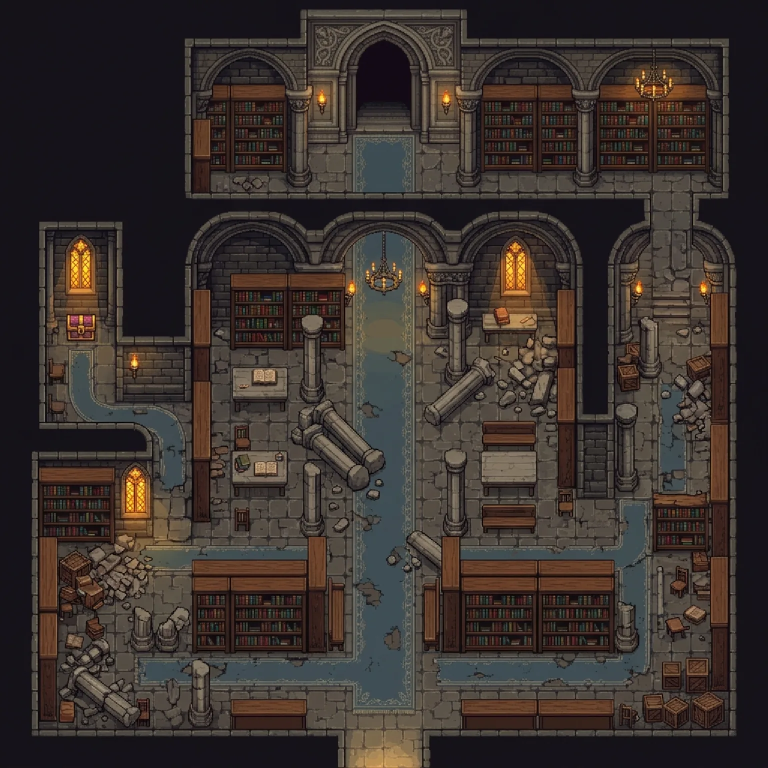
#> input picture game/art/maps/a_archive.webp, 1536 x 1536 px (shown at 1/2 size)
$ python -i painted_plans_r26.py   (imports and definitions only)
#> lines starting #> are read from the running program, lines starting #| are printed output that depends on the picture
#!/usr/bin/env python3
"""R26: walkable plans of the 13 painted maps, drawn by hand on the pictures.

The plans written by tools/derive_argon_150_20261112.py came from a colour rule: in most maps the hero walked over
containers, machines, columns, shelves and walls. Here every map is described as rectangles of floor (OPEN) minus
rectangles of solid things (BLOCK), in tiles of 64 px (x0, y0, x1, y1, inclusive), read off a 24x24 grid laid on
the picture (tools/render overlay: `python3 tools/painted_plans_r26.py --overlay <dir>`).
Start, boss, nodes and spawns are then recomputed on the new floor with the same rule as before (spots() of the
derive script), keeping only the largest connected area.
Usage: python3 tools/painted_plans_r26.py [--overlay <dir>]      Writes game/painted-maps.mjs.
"""
import sys,json,importlib.util
from pathlib import Path
ROOT=Path(__file__).resolve().parents[1];OUT=ROOT/'game/painted-maps.mjs'
# [1 line not run here, left out]

PLANS={
 # Ash Docks alley: three stacks of containers, the crane base, the warehouse row, the fence with its gate.
 'docks':{'open':[(9,4,15,4),(18,4,22,4),(5,5,22,6),(6,7,19,19),(1,17,22,19),(1,10,22,16),(9,20,14,20),(10,21,13,22)],
          'block':[(1,5,4,6),(1,7,5,9),(1,10,3,16),(7,7,10,16),(13,7,15,16),(20,7,22,12),(8,17,9,17),(1,19,7,19),(23,0,23,23)]},
 # Rooftop of Vega: central square, side walkways, the ladders between the towers, bottom walkway and stairs.
 'vega':{'open':[(3,6,4,19),(19,6,20,19),(3,9,20,11),(7,9,16,17),(3,19,20,19),(9,20,14,22)],'block':[]},
 # Nave of the Bone Tyrant: four broken columns per side, the altar wall, the door frame at the bottom.
 'tyrant':{'open':[(1,5,22,21),(10,22,13,22)],
           # Each broken column covers one tile across (x 205-265 on the left, 695-760 on the right) and two down.
           'block':[(5,6,5,7),(18,6,18,7),(5,10,5,11),(18,10,18,11),(5,14,5,15),(18,14,18,15),(5,18,5,19),(18,18,18,19),(8,18,9,21),(14,18,15,21)]},
 # Forge of the Behemoth: only the cross of catwalks; the presses stand on islands in the acid.
 'behemoth':{'open':[(10,4,13,22),(1,11,22,12),(9,10,14,13)],'block':[],
             'spots':{'nodes':[(2,11),(21,12),(11,5)],'spawns':[(4,12),(19,11),(12,4),(11,17)]}},
 # Building yard: dirt road, two paved yards full of machines, pallets, pipes and containers.
 'a_yard':{'open':[(1,2,22,22)],
           'block':[(1,4,9,4),(14,4,22,4),(1,5,2,8),(3,5,3,6),(5,5,9,6),(2,7,3,8),(5,7,7,9),(2,9,4,10),(1,11,5,13),(6,10,7,11),(6,12,8,13),(8,11,9,13),(10,11,10,12),
                    (2,14,3,15),(3,15,4,16),(5,14,5,14),(6,14,8,16),(2,17,8,18),(9,18,9,22),(10,18,10,19),(14,19,14,22),
                    (14,5,18,5),(19,4,20,6),(14,6,16,8),(18,7,20,8),(20,6,21,9),(13,9,15,11),(15,10,16,12),(14,12,15,13),(16,13,16,13),(18,9,18,11),(19,10,20,11),
                    (20,10,21,12),(19,13,21,15),(22,3,22,13),(18,14,19,16),(20,15,21,17),(13,15,16,16),(15,17,16,17),(13,17,13,17),(14,18,15,18)]},
 # Ruined courtyard before the breach: fallen columns, rubble, crates, the side chapel with its statues.
 'a_breach':{'open':[(5,3,16,17),(11,1,12,2),(9,17,14,22),(17,13,20,16),(18,10,21,12)],
             'block':[(5,3,10,3),(13,3,16,3),(5,4,5,6),(7,7,10,7),(9,6,10,6),(13,8,13,8),(15,8,16,8),(5,11,6,11),(14,12,16,13),(8,15,10,15),(19,10,20,11),(19,15,20,16)]},
 # Clinic ward: tiled corridors between cabinets, beds, tanks, glass cases and the long wall; two side rooms.
 'a_clinic':{'open':[(1,2,16,22),(17,8,22,13),(17,17,22,22)],
             'block':[(1,2,9,3),(13,2,16,2),(14,3,16,4),(1,6,1,20),(1,21,4,22),(4,7,5,9),(4,11,5,12),(4,13,5,15),(5,6,6,16),(7,6,10,7),(13,6,16,7),(7,9,11,11),(7,12,9,14),
                      (13,9,14,10),(15,8,16,11),(13,12,13,14),(7,16,10,17),(13,16,16,17),(7,19,9,19),(14,18,16,19),(5,21,8,22),(14,22,16,22),
                      (17,8,17,9),(17,13,17,13),(18,8,20,8),(21,8,22,10),(20,12,22,13),(17,17,17,19),(17,21,17,22),(18,17,22,17),(20,19,21,20),(18,21,19,21)]},
 # Clockwork node: only the brass walkways and the grates; the gears are machinery.
 'a_node':{'open':[(2,3,3,21),(2,3,9,4),(11,1,12,7),(7,7,16,7),(7,7,8,16),(15,7,16,15),(7,15,16,16),(16,11,22,12),(20,9,22,13),(11,16,12,22),(2,20,9,20),(4,10,6,13)],
           'block':[(8,9,8,10),(8,20,9,20)],
           'spots':{'start':(11,21),'boss':(11,7),'nodes':[(3,8),(21,11),(6,20)],'spawns':[(11,3),(7,13),(16,13),(19,11)]}},
 # Pier of the port: lanes between containers and crates, the chest platform on the left, the stairs at the bottom.
 'a_port':{'open':[(4,1,21,20),(1,1,4,2),(1,9,4,13),(10,21,13,22)],
           'block':[(6,1,9,2),(15,1,17,2),(8,4,10,5),(9,5,11,6),(7,5,7,8),(8,6,9,7),(7,8,8,9),(13,3,13,6),(13,7,15,7),(14,5,16,6),(17,6,17,9),(10,9,11,9),(9,10,10,11),
                    (8,11,9,11),(11,12,11,13),(8,12,10,12),(8,13,9,14),(10,13,10,13),(14,9,16,10),(14,11,15,11),(13,10,13,10),(17,10,17,10),(13,12,13,14),(14,13,16,13),
                    (15,14,16,14),(17,14,17,16),(13,15,13,16),(8,16,10,18),(15,17,17,18),(18,17,18,18),(15,19,16,19),(19,7,20,9),(19,12,20,13),(2,11,3,11)]},
 # Archive: halls between bookcases, broken columns and reading tables; stairs join the upper hall on the right.
 'a_archive':{'open':[(6,5,22,5),(11,2,12,4),(20,6,21,9),(11,7,12,8),(6,9,17,22),(18,9,21,22),(1,8,3,12),(4,11,5,13),(1,13,5,22)],
              'block':[(7,9,10,10),(9,10,9,12),(7,11,8,12),(14,9,14,11),(9,13,11,14),(13,12,15,12),(15,10,16,12),(7,14,8,14),(9,15,9,16),
                       (14,14,14,16),(15,13,16,16),(13,17,13,17),(6,9,6,16),(17,9,17,16),(6,17,10,19),(14,17,19,19),(7,22,9,22),(14,22,16,22),(6,22,6,22),(2,10,2,10),
                       (1,14,3,16),(2,17,4,18),(2,21,4,21),(4,19,4,19),(1,17,1,22),(20,10,20,11),(19,13,20,15),(22,9,22,21),(21,11,21,11),(20,16,20,16),(20,21,22,22),(18,13,18,15)],
              'spots':{'nodes':[(2,9),(20,12),(16,5)],'spawns':[(10,15),(21,16),(8,5),(3,20)]}},
 # Approach to the Axis: the platform over the void, its obelisks, the bridge to the chest.
 'a_axis':{'open':[(10,2,13,7),(8,8,15,14),(10,15,13,17),(9,18,14,21),(10,22,13,22),(16,11,17,12),(18,10,20,13)],
           'block':[(10,7,10,7),(13,7,13,7),(8,10,8,10),(15,10,15,10),(8,13,8,13),(15,13,15,13),(10,15,10,16),(13,15,13,16),(10,19,10,19),(13,19,13,19),(20,11,20,12)],
           'spots':{'nodes':[(11,3),(19,12),(8,12)],'spawns':[(12,5),(15,9),(11,17),(17,11)]}},
}
# The flooded quarter was close already: only its mistakes are corrected. The reaper's wheel is kept as it was.
PATCH={
 'flood':{'keep_rows':{1:(11,12),2:(11,12)},'block':[(10,11,12,13),(3,13,3,13),(3,15,3,15),(20,7,20,9)]},
}
def load():
    txt=OUT.read_text();return txt,json.loads(txt[txt.index('{',txt.index('PAINTED_MAPS=')):txt.rindex(';')])
def grid_from(m):return [[(int(h,16)>>(23-x))&1 for x in range(24)] for h in m]
def rects(g,rs,v):
    for x0,y0,x1,y1 in rs:
        for y in range(max(0,y0),min(23,y1)+1):
            for x in range(max(0,x0),min(23,x1)+1):g[y][x]=v
def largest(g):
    cells=[g[y][x] for y in range(24) for x in range(24)];best=[];seen=set()
    for i,c in enumerate(cells):
        if not c or i in seen:continue
        comp=[i];seen.add(i)
        for k in comp:
            x,y=k%24,k//24
            for n in ((k-1) if x>0 else -1,(k+1) if x<23 else -1,k-24,k+24):
                if 0<=n<576 and cells[n] and n not in seen:seen.add(n);comp.append(n)
        if len(comp)>len(best):best=comp
    keep=set(best);return [1 if i in keep else 0 for i in range(576)]
def build():
    txt,data=load()
    for id,p in PLANS.items():
        g=[[0]*24 for _ in range(24)];rects(g,p['open'],1);rects(g,p['block'],0);data[id]['_g']=g
    for id,p in PATCH.items():
        g=grid_from(data[id]['m'])
        for y,(a,b) in p.get('keep_rows',{}).items():
            for x in range(24):
                if not a<=x<=b:g[y][x]=0
        rects(g,p['block'],0);data[id]['_g']=g
    for id,d in data.items():
        g=d.pop('_g',None) or grid_from(d['m'])
        if id not in PLANS and id not in PATCH:continue
        cells=largest(g);s=derive.spots(cells)
        # Narrow walkways have no tile free on all sides, where the automatic rule fails: those spots are picked by hand.
        for k,v in (PLANS.get(id) or PATCH.get(id) or {}).get('spots',{}).items():s[k]=v
        if 'spawns' in s:s['entries']=s['spawns']
        for q in [s['start'],s['boss'],*s['nodes'],*s['spawns']]:assert cells[q[1]*24+q[0]],(id,q,'not on the floor')
        d['m']=[format(int(''.join(map(str,cells[y*24:y*24+24])),2),'06x') for y in range(24)]
        for k,v in s.items():d[k]=list(v) if k in('start','boss') else [list(q) for q in v]
    head=txt[:txt.index('export const PAINTED_MAPS=')].replace('Do not edit by hand.','Plans redrawn by hand in R26 (tools/painted_plans_r26.py).')
    OUT.write_text(head+'export const PAINTED_MAPS='+json.dumps(data,separators=(',',':'))+';\n');return data
def overlay(data,out):
    from PIL import Image,ImageDraw
    Path(out).mkdir(parents=True,exist_ok=True)
    for id,m in data.items():
        g=grid_from(m['m']);im=Image.open(ROOT/f'game/art/maps/{id}.webp').convert('RGBA').resize((960,960));ov=Image.new('RGBA',im.size,(0,0,0,0));d=ImageDraw.Draw(ov);c=40
        for y in range(24):
            for x in range(24):d.rectangle([x*c,y*c,x*c+c-1,y*c+c-1],fill=(255,0,0,80)) if not g[y][x] else d.rectangle([x*c,y*c,x*c+c-1,y*c+c-1],outline=(0,255,120,110))
        for k,col in (('start',(0,255,0,255)),('boss',(255,230,0,255))):x,y=m[k];d.ellipse([x*c+8,y*c+8,x*c+32,y*c+32],fill=col)
        for x,y in m['nodes']:d.rectangle([x*c+10,y*c+10,x*c+30,y*c+30],fill=(0,200,255,255))
        for x,y in m['spawns']:d.polygon([(x*c+20,y*c+6),(x*c+34,y*c+34),(x*c+6,y*c+34)],fill=(255,80,255,255))
        im.alpha_composite(ov);im.convert('RGB').save(Path(out)/f'{id}.png')
# [3 lines not run here, left out]

>>> import cv2
>>> picture = cv2.imread('../game/art/maps/a_archive.webp', cv2.IMREAD_GRAYSCALE)
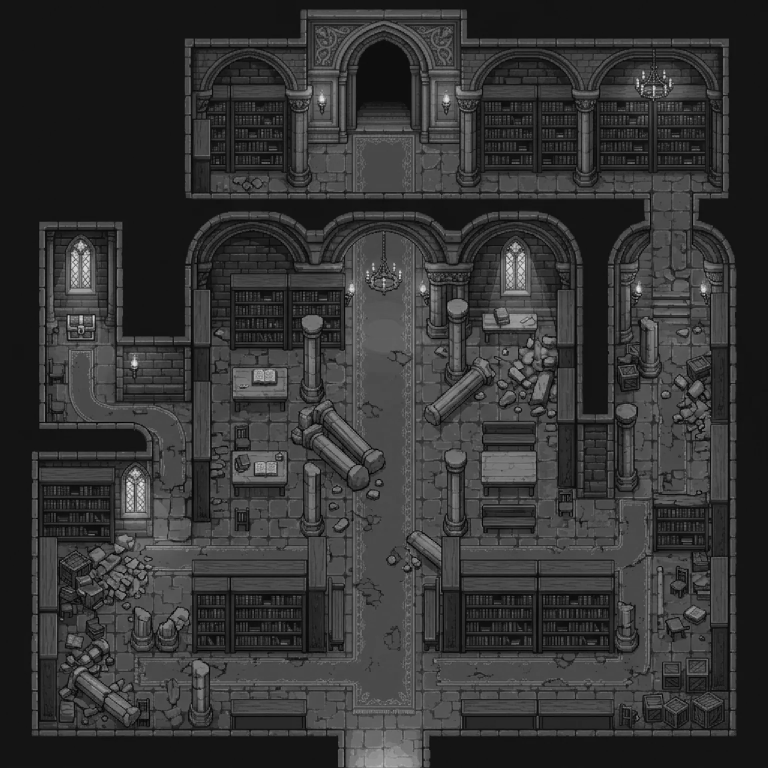
#> picture: shape (1536, 1536) (shown at 1/2 size); min 0, max 237, mean 52.2
>>> result = overlay(picture, 'out.png')
#> (the run stopped early here; a loop or call above may not have finished)
